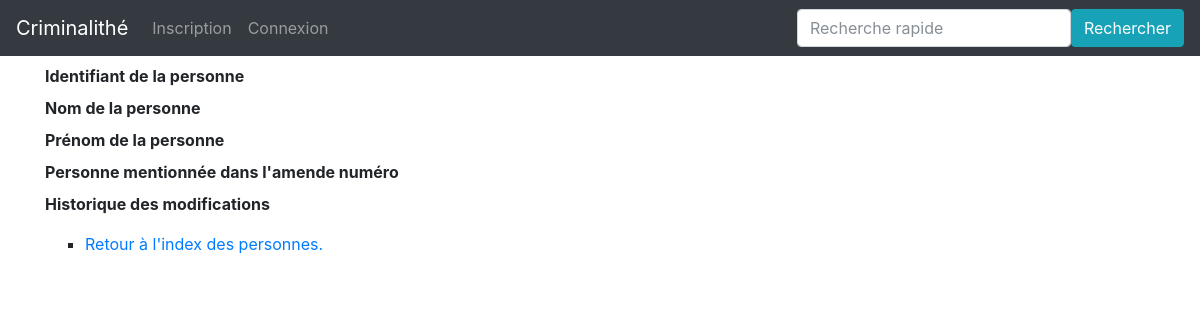
Before: /personne/102 with the older database file.
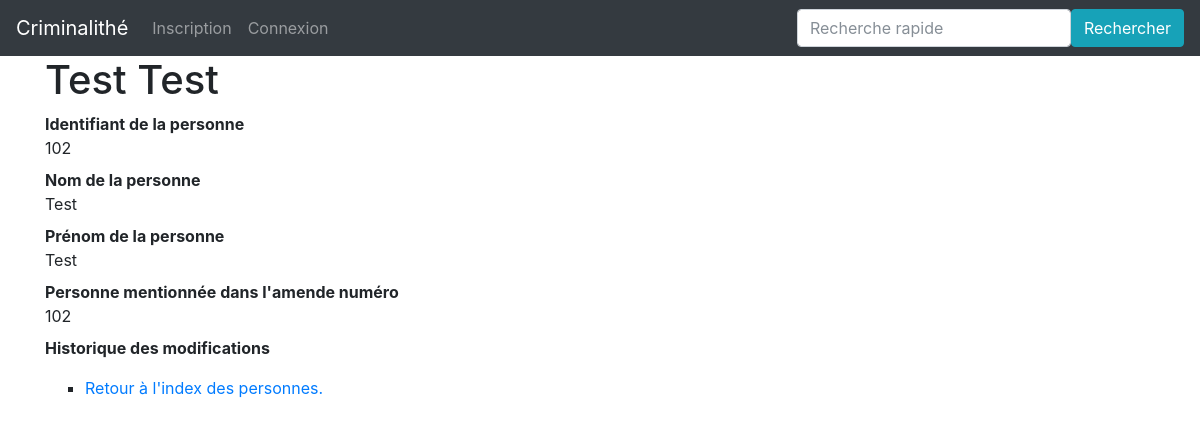
After: the same page with the newer database file.
### app/modeles/donnees.py (models this page shows, shortened)
class Personnes(db.Model):
    personnes_id = db.Column(db.Integer, primary_key=True, unique=True, nullable=False, autoincrement=True)
    personnes_amendes_id = db.Column(db.Integer)
    personnes_nom = db.Column(db.Text)
    personnes_prenom = db.Column(db.Text)
    authorships = db.relationship("Authorship", back_populates="personne")

### app/routes/__init__.py (the view)
@app.route("/personne/<int:personnes_id>")
def personne(personnes_id):
    personne_unique = Personnes.query.filter(Personnes.personnes_id == personnes_id).first()
    return render_template("pages/personne.html", personne=personne_unique)

### app/templates/pages/personne.html (shortened to what this page needs)
{% extends "conteneur.html" %}
{% block corps %}
<h1>{{personne.personnes_prenom}} {{personne.personnes_nom}}</h1>
<dl>
    <dt>Identifiant de la personne</dt><dd>{{personne.personnes_id}}</dd>
    <dt>Nom de la personne</dt><dd>{{personne.personnes_nom}}</dd>
    <dt>Prénom de la personne</dt><dd>{{personne.personnes_prenom}}</dd>
    <dt>Personne mentionnée dans l'amende numéro </dt><dd>{{personne.personnes_amendes_id}}</dd>
    <dt>Historique des modifications</dt>
</dl>
<p>
    <ul type="square">
        <li><a href="{{url_for('index_personnes')}}">Retour à l'index des personnes.</a></li>
    </ul>
</p>
{% endblock %}

Changed rows visible on the page:
added Personnes: personnes_prenom "Test", personnes_nom "Test", personnes_id "102", personnes_amendes_id "102"
